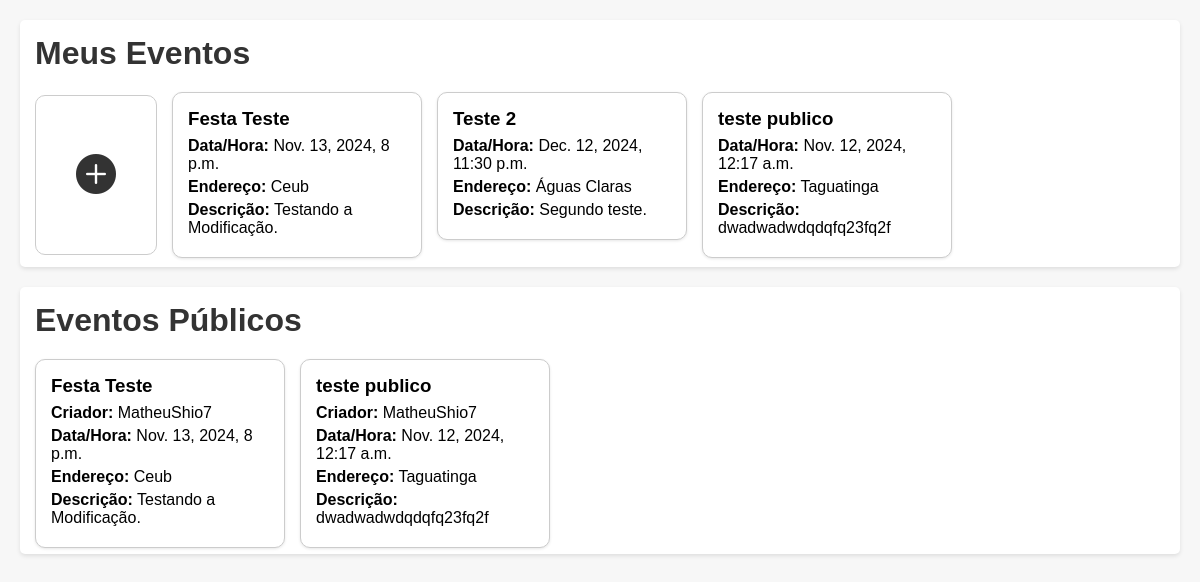
Before: /usuarios/principal/ (signed in) with the older database file.
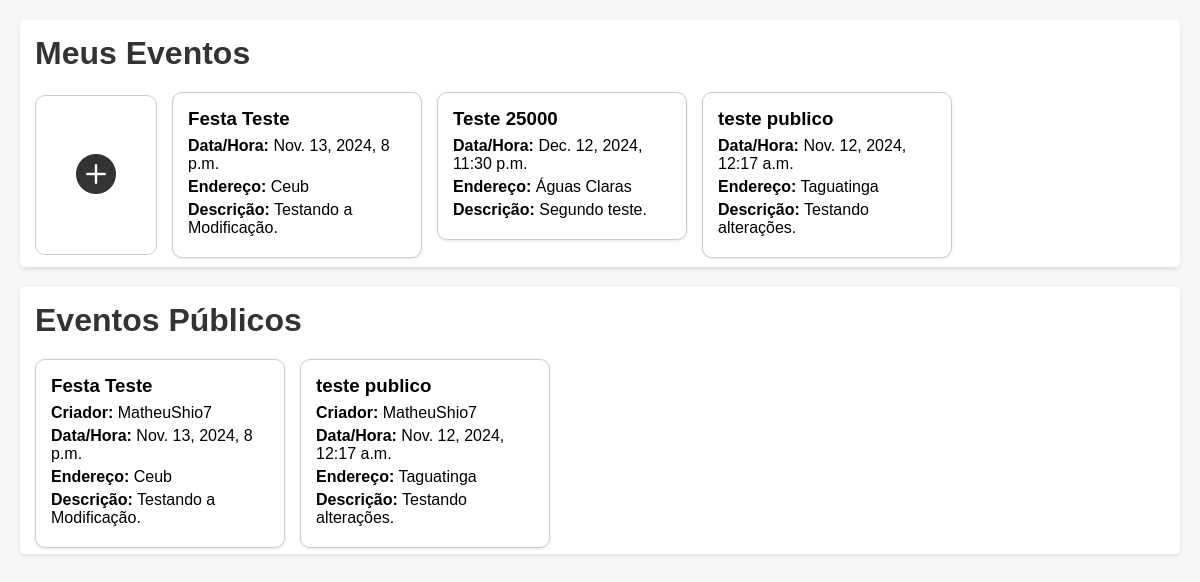
After: the same page with the newer database file.
### eventos/models.py (models this page shows)
class Evento(models.Model):
    nome = models.CharField(max_length=100)
    data_hora = models.DateTimeField()
    endereco = models.CharField(max_length=255)
    descricao = models.TextField()
    limite_convidados = models.PositiveIntegerField()
    visibilidade = models.CharField(max_length=7, choices=[('publico', 'Público'), ('privado', 'Privado')])
    criador = models.ForeignKey(Usuario, on_delete=models.CASCADE)
    convidados = models.ManyToManyField(Usuario, related_name='eventos_inscritos', blank=True)

### usuarios/models.py (models this page shows)
class Usuario(AbstractUser):
    data_nascimento = models.DateField(null=True, blank=True)
    sexo = models.CharField(max_length=1, choices=[('M', 'Masculino'), ('F', 'Feminino')])

### usuarios/views.py (the view)
# urls.py: path('principal/', views.pagina_principal, name='pagina_principal'),
def pagina_principal(request):
    usuario = request.user
    eventos_usuario = Evento.objects.filter(convidados=usuario) | Evento.objects.filter(criador=usuario)
    eventos_publicos = Evento.objects.filter(visibilidade='publico').exclude(convidados=usuario)
    context = {
        'eventos_usuario': eventos_usuario.distinct(),
        'eventos_publicos': eventos_publicos
    }
    return render(request, 'usuarios/pagina_principal.html', context)

### usuarios/templates/usuarios/pagina_principal.html (shortened to what this page needs)
<!DOCTYPE html>
<html lang="pt-br">
<head>
    <link rel="stylesheet" href="https://cdn.jsdelivr.net/npm/bootstrap-icons/font/bootstrap-icons.css">
    {% load static %}
    <link rel="stylesheet" href="{% static 'css/pagina_principal.css' %}">
</head>
<body>
    <div class="section">
        <h1>Meus Eventos</h1>
        <div class="meus-eventos">
            <a href="{% url 'criar_evento' %}" class="create-event-btn">
                <i class="bi bi-plus-circle-fill"></i>
            </a>
            {% for evento in eventos_usuario %}
                <a href="{% url 'detalhes_evento' evento.id %}" class="event-card-link">
                    <div class="event-card">
                        <h3>{{ evento.nome }}</h3>
                        <p><strong>Data/Hora:</strong> {{ evento.data_hora }}</p>
                        <p><strong>Endereço:</strong> {{ evento.endereco }}</p>
                        <p class="descricao"><strong>Descrição:</strong> {{ evento.descricao }}</p>
                    </div>
                </a>
            {% endfor %}
        </div>
    </div>
    <div class="section">
        <h1>Eventos Públicos</h1>
        <div class="eventos-publicos">
            {% if eventos_publicos %}
                {% for evento in eventos_publicos %}
                    <a href="{% url 'detalhes_evento' evento.id %}" class="event-card-link">
                        <div class="event-card">
                            <h3>{{ evento.nome }}</h3>
                            <p><strong>Criador:</strong> {{ evento.criador.username }}</p>
                            <p><strong>Data/Hora:</strong> {{ evento.data_hora }}</p>
                            <p><strong>Endereço:</strong> {{ evento.endereco }}</p>
                            <p class="descricao"><strong>Descrição:</strong> {{ evento.descricao }}</p>
                        </div>
                    </a>
                {% endfor %}
            {% else %}
                <p>Atualmente não há eventos públicos disponíveis.</p>
            {% endif %}
        </div>
    </div>
</body>
</html>

Changed rows visible on the page:
changed Evento "Águas Claras": nome "Teste 2" → "Teste 25000"
changed Evento "teste publico": descricao "dwadwadwdqdqfq23fq2f" → "Testando alterações."
